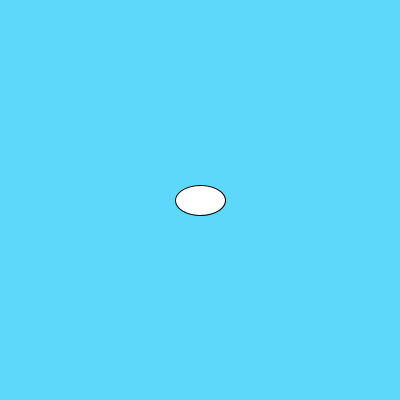
Frame 1 (no input)
Frame 60 (the mouse pressed at the canvas centre just before this capture): identical to frame 1, image omitted
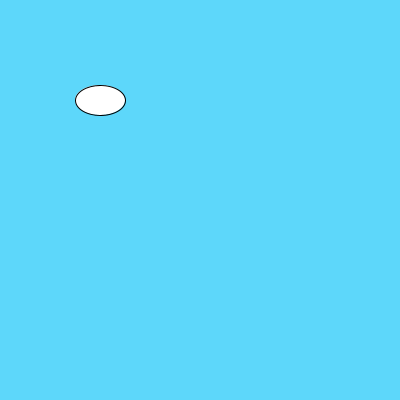
Frame 120 (the mouse held since frame 60 and released just before this capture)

The Processing sketch that drew these frames (run headless with seeded random() and noise(); from frame 60 on, the mouse is pressed at the canvas centre):

// Processing sketch: sketch_250305c
// ── sketch_250305c.pde
//week03-4???
void setup()  {
    size(400, 400);
}
float x = 200, y=200;
void draw() {
  //if(mousePressed) ellipise(mouseX, mouseY, 50, 30);
  background(#5DD7FA);
  if(mousePressed) {
    x = (mouseX) / 2;
    y = (mouseY) / 2;
  }
  ellipse(x, y, 50, 30);
}  
